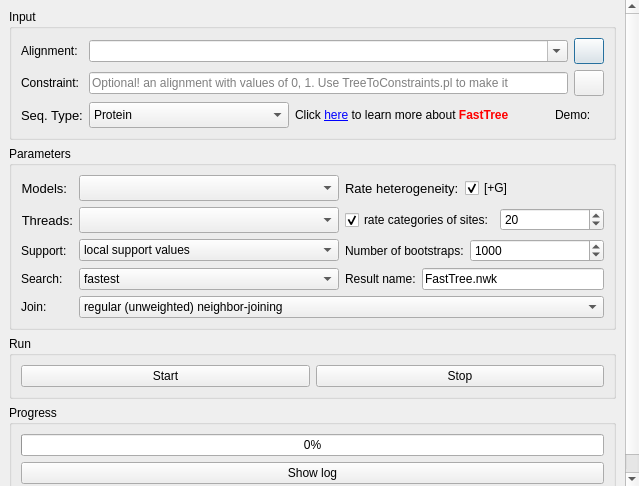
<?xml version="1.0" encoding="UTF-8"?>
<ui version="4.0">
 <class>FastTree</class>
 <widget class="QDialog" name="FastTree">
  <property name="geometry">
   <rect>
    <x>0</x>
    <y>0</y>
    <width>639</width>
    <height>486</height>
   </rect>
  </property>
  <property name="windowTitle">
   <string>FastTree</string>
  </property>
  <layout class="QGridLayout" name="gridLayout_5">
   <property name="leftMargin">
    <number>0</number>
   </property>
   <property name="topMargin">
    <number>0</number>
   </property>
   <property name="rightMargin">
    <number>0</number>
   </property>
   <property name="bottomMargin">
    <number>0</number>
   </property>
   <property name="spacing">
    <number>2</number>
   </property>
   <item row="0" column="0">
    <widget class="QScrollArea" name="scrollArea">
     <property name="frameShape">
      <enum>QFrame::NoFrame</enum>
     </property>
     <property name="lineWidth">
      <number>0</number>
     </property>
     <property name="widgetResizable">
      <bool>true</bool>
     </property>
     <widget class="QWidget" name="scrollAreaWidgetContents">
      <property name="geometry">
       <rect>
        <x>0</x>
        <y>0</y>
        <width>639</width>
        <height>486</height>
       </rect>
      </property>
      <layout class="QVBoxLayout" name="verticalLayout">
       <item>
        <widget class="QGroupBox" name="groupBox_4">
         <property name="title">
          <string>Input</string>
         </property>
         <layout class="QGridLayout" name="gridLayout">
          <item row="0" column="0">
           <widget class="QLabel" name="label_5">
            <property name="text">
             <string>Alignment:</string>
            </property>
           </widget>
          </item>
          <item row="0" column="1" colspan="2">
           <widget class="ListQCombobox" name="comboBox_11">
            <property name="sizePolicy">
             <sizepolicy hsizetype="Expanding" vsizetype="Fixed">
              <horstretch>0</horstretch>
              <verstretch>0</verstretch>
             </sizepolicy>
            </property>
            <property name="acceptDrops">
             <bool>true</bool>
            </property>
            <property name="editable">
             <bool>true</bool>
            </property>
            <property name="sizeAdjustPolicy">
             <enum>QComboBox::AdjustToMinimumContentsLength</enum>
            </property>
           </widget>
          </item>
          <item row="0" column="3">
           <widget class="QPushButton" name="pushButton_3">
            <property name="sizePolicy">
             <sizepolicy hsizetype="Fixed" vsizetype="Fixed">
              <horstretch>0</horstretch>
              <verstretch>0</verstretch>
             </sizepolicy>
            </property>
            <property name="minimumSize">
             <size>
              <width>30</width>
              <height>26</height>
             </size>
            </property>
            <property name="maximumSize">
             <size>
              <width>30</width>
              <height>26</height>
             </size>
            </property>
            <property name="styleSheet">
             <string notr="true"/>
            </property>
            <property name="text">
             <string/>
            </property>
           </widget>
          </item>
          <item row="1" column="0">
           <widget class="QLabel" name="label_8">
            <property name="toolTip">
             <string>Sequence file (fasta) containing less reliable nucleotide sequences (e.g. pseudogenes). OPTIONAL!</string>
            </property>
            <property name="text">
             <string>Constraint:</string>
            </property>
           </widget>
          </item>
          <item row="1" column="1" colspan="2">
           <widget class="InputQLineEdit" name="lineEdit_2">
            <property name="placeholderText">
             <string>Optional! an alignment with values of 0, 1. Use TreeToConstraints.pl to make it</string>
            </property>
           </widget>
          </item>
          <item row="1" column="3">
           <widget class="QPushButton" name="pushButton_22">
            <property name="enabled">
             <bool>true</bool>
            </property>
            <property name="sizePolicy">
             <sizepolicy hsizetype="Fixed" vsizetype="Fixed">
              <horstretch>0</horstretch>
              <verstretch>0</verstretch>
             </sizepolicy>
            </property>
            <property name="minimumSize">
             <size>
              <width>30</width>
              <height>26</height>
             </size>
            </property>
            <property name="maximumSize">
             <size>
              <width>30</width>
              <height>26</height>
             </size>
            </property>
            <property name="styleSheet">
             <string notr="true"/>
            </property>
            <property name="text">
             <string/>
            </property>
           </widget>
          </item>
          <item row="2" column="0">
           <widget class="QLabel" name="label_24">
            <property name="font">
             <font>
              <pointsize>10</pointsize>
             </font>
            </property>
            <property name="text">
             <string>Seq. Type:</string>
            </property>
            <property name="buddy">
             <cstring>comboBox_3</cstring>
            </property>
           </widget>
          </item>
          <item row="2" column="1">
           <widget class="QComboBox" name="comboBox_4">
            <property name="sizePolicy">
             <sizepolicy hsizetype="Expanding" vsizetype="Fixed">
              <horstretch>0</horstretch>
              <verstretch>0</verstretch>
             </sizepolicy>
            </property>
            <property name="minimumSize">
             <size>
              <width>100</width>
              <height>26</height>
             </size>
            </property>
            <item>
             <property name="text">
              <string>Protein</string>
             </property>
            </item>
            <item>
             <property name="text">
              <string>Nucleotide</string>
             </property>
            </item>
           </widget>
          </item>
          <item row="2" column="2" colspan="2">
           <layout class="QHBoxLayout" name="horizontalLayout">
            <item>
             <widget class="QLabel" name="label_14">
              <property name="text">
               <string>&lt;html&gt;&lt;head/&gt;&lt;body&gt;&lt;p&gt;Click &lt;a href=&quot;http://www.microbesonline.org/fasttree&quot;&gt;&lt;span style=&quot; text-decoration: underline; color:#0000ff;&quot;&gt;here&lt;/span&gt;&lt;/a&gt; to learn more about &lt;span style=&quot; font-weight:600; color:#ff0000;&quot;&gt;FastTree&lt;/span&gt;&lt;/p&gt;&lt;/body&gt;&lt;/html&gt;</string>
              </property>
              <property name="openExternalLinks">
               <bool>true</bool>
              </property>
             </widget>
            </item>
            <item>
             <spacer name="horizontalSpacer">
              <property name="orientation">
               <enum>Qt::Horizontal</enum>
              </property>
              <property name="sizeHint" stdset="0">
               <size>
                <width>40</width>
                <height>20</height>
               </size>
              </property>
             </spacer>
            </item>
            <item>
             <widget class="QLabel" name="label_3">
              <property name="text">
               <string>Demo:</string>
              </property>
             </widget>
            </item>
            <item>
             <widget class="ClickedLableGif" name="label">
              <property name="toolTip">
               <string>Brief example</string>
              </property>
              <property name="text">
               <string/>
              </property>
             </widget>
            </item>
           </layout>
          </item>
         </layout>
        </widget>
       </item>
       <item>
        <widget class="QGroupBox" name="groupBox">
         <property name="toolTip">
          <string/>
         </property>
         <property name="title">
          <string>Parameters</string>
         </property>
         <layout class="QGridLayout" name="gridLayout_2">
          <item row="0" column="0">
           <widget class="QLabel" name="label_25">
            <property name="font">
             <font>
              <pointsize>10</pointsize>
             </font>
            </property>
            <property name="text">
             <string>Models:</string>
            </property>
            <property name="alignment">
             <set>Qt::AlignRight|Qt::AlignTrailing|Qt::AlignVCenter</set>
            </property>
           </widget>
          </item>
          <item row="0" column="2">
           <widget class="QComboBox" name="comboBox_7">
            <property name="sizePolicy">
             <sizepolicy hsizetype="Expanding" vsizetype="Fixed">
              <horstretch>0</horstretch>
              <verstretch>0</verstretch>
             </sizepolicy>
            </property>
            <property name="minimumSize">
             <size>
              <width>13</width>
              <height>26</height>
             </size>
            </property>
           </widget>
          </item>
          <item row="0" column="3">
           <layout class="QHBoxLayout" name="horizontalLayout_2">
            <item>
             <widget class="QLabel" name="label_29">
              <property name="font">
               <font>
                <pointsize>10</pointsize>
               </font>
              </property>
              <property name="text">
               <string>Rate heterogeneity:</string>
              </property>
             </widget>
            </item>
            <item>
             <widget class="QCheckBox" name="checkBox_3">
              <property name="toolTip">
               <string>Discrete Gamma model</string>
              </property>
              <property name="text">
               <string>[+G]</string>
              </property>
              <property name="checked">
               <bool>true</bool>
              </property>
             </widget>
            </item>
            <item>
             <spacer name="horizontalSpacer_2">
              <property name="orientation">
               <enum>Qt::Horizontal</enum>
              </property>
              <property name="sizeHint" stdset="0">
               <size>
                <width>40</width>
                <height>20</height>
               </size>
              </property>
             </spacer>
            </item>
           </layout>
          </item>
          <item row="1" column="0" colspan="2">
           <widget class="QLabel" name="label_27">
            <property name="font">
             <font>
              <pointsize>10</pointsize>
             </font>
            </property>
            <property name="text">
             <string>Threads:</string>
            </property>
            <property name="alignment">
             <set>Qt::AlignRight|Qt::AlignTrailing|Qt::AlignVCenter</set>
            </property>
           </widget>
          </item>
          <item row="1" column="2">
           <widget class="QComboBox" name="comboBox_6">
            <property name="sizePolicy">
             <sizepolicy hsizetype="Expanding" vsizetype="Fixed">
              <horstretch>0</horstretch>
              <verstretch>0</verstretch>
             </sizepolicy>
            </property>
            <property name="minimumSize">
             <size>
              <width>13</width>
              <height>26</height>
             </size>
            </property>
           </widget>
          </item>
          <item row="1" column="3">
           <layout class="QHBoxLayout" name="horizontalLayout_3">
            <item>
             <widget class="QCheckBox" name="checkBox">
              <property name="text">
               <string>rate categories of sites:</string>
              </property>
              <property name="checked">
               <bool>true</bool>
              </property>
             </widget>
            </item>
            <item>
             <widget class="QSpinBox" name="spinBox">
              <property name="sizePolicy">
               <sizepolicy hsizetype="Expanding" vsizetype="Fixed">
                <horstretch>0</horstretch>
                <verstretch>0</verstretch>
               </sizepolicy>
              </property>
              <property name="minimum">
               <number>2</number>
              </property>
              <property name="maximum">
               <number>1000</number>
              </property>
              <property name="value">
               <number>20</number>
              </property>
             </widget>
            </item>
           </layout>
          </item>
          <item row="2" column="0">
           <widget class="QLabel" name="label_2">
            <property name="text">
             <string>Support:</string>
            </property>
           </widget>
          </item>
          <item row="2" column="2">
           <widget class="QComboBox" name="comboBox">
            <item>
             <property name="text">
              <string>local support values</string>
             </property>
            </item>
            <item>
             <property name="text">
              <string>minimum-evolution bootstrap supports</string>
             </property>
            </item>
            <item>
             <property name="text">
              <string>none</string>
             </property>
            </item>
           </widget>
          </item>
          <item row="2" column="3">
           <layout class="QHBoxLayout" name="horizontalLayout_4">
            <item>
             <widget class="QLabel" name="label_4">
              <property name="text">
               <string>Number of bootstraps:</string>
              </property>
             </widget>
            </item>
            <item>
             <widget class="QSpinBox" name="spinBox_3">
              <property name="sizePolicy">
               <sizepolicy hsizetype="Expanding" vsizetype="Fixed">
                <horstretch>0</horstretch>
                <verstretch>0</verstretch>
               </sizepolicy>
              </property>
              <property name="minimum">
               <number>100</number>
              </property>
              <property name="maximum">
               <number>100000000</number>
              </property>
              <property name="singleStep">
               <number>10</number>
              </property>
              <property name="value">
               <number>1000</number>
              </property>
             </widget>
            </item>
           </layout>
          </item>
          <item row="3" column="0">
           <widget class="QLabel" name="label_6">
            <property name="text">
             <string>Search:</string>
            </property>
           </widget>
          </item>
          <item row="3" column="2">
           <widget class="QComboBox" name="comboBox_2">
            <item>
             <property name="text">
              <string>fastest</string>
             </property>
            </item>
            <item>
             <property name="text">
              <string>slow</string>
             </property>
            </item>
           </widget>
          </item>
          <item row="3" column="3">
           <layout class="QHBoxLayout" name="horizontalLayout_5">
            <item>
             <widget class="QLabel" name="label_9">
              <property name="text">
               <string>Result name:</string>
              </property>
             </widget>
            </item>
            <item>
             <widget class="QLineEdit" name="lineEdit">
              <property name="text">
               <string>FastTree.nwk</string>
              </property>
             </widget>
            </item>
           </layout>
          </item>
          <item row="4" column="0">
           <widget class="QLabel" name="label_7">
            <property name="text">
             <string>Join:</string>
            </property>
           </widget>
          </item>
          <item row="4" column="2" colspan="2">
           <widget class="QComboBox" name="comboBox_3">
            <item>
             <property name="text">
              <string>regular (unweighted) neighbor-joining</string>
             </property>
            </item>
            <item>
             <property name="text">
              <string>weighted joins as in BIONJ</string>
             </property>
            </item>
           </widget>
          </item>
         </layout>
        </widget>
       </item>
       <item>
        <widget class="QGroupBox" name="groupBox_3">
         <property name="title">
          <string>Run</string>
         </property>
         <layout class="QHBoxLayout" name="horizontalLayout_8">
          <item>
           <widget class="ArrowPushButton" name="pushButton">
            <property name="sizePolicy">
             <sizepolicy hsizetype="Expanding" vsizetype="Fixed">
              <horstretch>0</horstretch>
              <verstretch>0</verstretch>
             </sizepolicy>
            </property>
            <property name="text">
             <string>Start</string>
            </property>
            <property name="icon">
             <iconset resource="../myRes.qrc">
              <normaloff>:/picture/resourses/if_start_60207.png</normaloff>:/picture/resourses/if_start_60207.png</iconset>
            </property>
           </widget>
          </item>
          <item>
           <widget class="QPushButton" name="pushButton_2">
            <property name="sizePolicy">
             <sizepolicy hsizetype="Expanding" vsizetype="Fixed">
              <horstretch>0</horstretch>
              <verstretch>0</verstretch>
             </sizepolicy>
            </property>
            <property name="text">
             <string>Stop</string>
            </property>
            <property name="icon">
             <iconset resource="../myRes.qrc">
              <normaloff>:/picture/resourses/if_Delete_1493279.png</normaloff>:/picture/resourses/if_Delete_1493279.png</iconset>
            </property>
           </widget>
          </item>
         </layout>
        </widget>
       </item>
       <item>
        <widget class="QGroupBox" name="groupBox_6">
         <property name="title">
          <string>Progress</string>
         </property>
         <layout class="QGridLayout" name="gridLayout_7">
          <item row="1" column="0">
           <widget class="QPushButton" name="pushButton_9">
            <property name="text">
             <string>Show log</string>
            </property>
            <property name="icon">
             <iconset resource="../myRes.qrc">
              <normaloff>:/picture/resourses/Eye_Care_Services-512.png</normaloff>:/picture/resourses/Eye_Care_Services-512.png</iconset>
            </property>
           </widget>
          </item>
          <item row="0" column="0">
           <widget class="QProgressBar" name="progressBar">
            <property name="value">
             <number>0</number>
            </property>
           </widget>
          </item>
         </layout>
        </widget>
       </item>
      </layout>
     </widget>
    </widget>
   </item>
  </layout>
 </widget>
 <customwidgets>
  <customwidget>
   <class>InputQLineEdit</class>
   <extends>QLineEdit</extends>
   <header>src.CustomWidget.h</header>
  </customwidget>
  <customwidget>
   <class>ArrowPushButton</class>
   <extends>QPushButton</extends>
   <header>src.CustomWidget.h</header>
  </customwidget>
  <customwidget>
   <class>ListQCombobox</class>
   <extends>QComboBox</extends>
   <header>src.CustomWidget.h</header>
  </customwidget>
  <customwidget>
   <class>ClickedLableGif</class>
   <extends>QLabel</extends>
   <header>src.CustomWidget.h</header>
  </customwidget>
 </customwidgets>
 <tabstops>
  <tabstop>pushButton_3</tabstop>
  <tabstop>pushButton_9</tabstop>
  <tabstop>pushButton_22</tabstop>
  <tabstop>pushButton_2</tabstop>
  <tabstop>pushButton</tabstop>
 </tabstops>
 <resources>
  <include location="../myRes.qrc"/>
 </resources>
 <connections/>
</ui>
